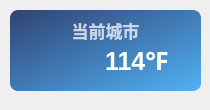
<?xml version="1.0" encoding="UTF-8"?>
<ui version="4.0">
 <class>Theme</class>
 <widget class="QWidget" name="Form">
  <property name="geometry">
   <rect>
    <x>0</x>
    <y>0</y>
    <width>210</width>
    <height>110</height>
   </rect>
  </property>
  <property name="minimumSize">
   <size>
    <width>0</width>
    <height>0</height>
   </size>
  </property>
  <property name="maximumSize">
   <size>
    <width>16777215</width>
    <height>65536</height>
   </size>
  </property>
  <property name="windowTitle">
   <string>天气</string>
  </property>
  <widget class="QLabel" name="current_city">
   <property name="geometry">
    <rect>
     <x>10</x>
     <y>10</y>
     <width>191</width>
     <height>41</height>
    </rect>
   </property>
   <property name="font">
    <font>
     <family>Microsoft YaHei UI</family>
     <pointsize>13</pointsize>
     <bold>true</bold>
    </font>
   </property>
   <property name="styleSheet">
    <string notr="true">color: rgba(255, 255, 255, 185);
font-weight: bold;</string>
   </property>
   <property name="text">
    <string>当前城市</string>
   </property>
   <property name="textFormat">
    <enum>Qt::PlainText</enum>
   </property>
   <property name="alignment">
    <set>Qt::AlignCenter</set>
   </property>
  </widget>
  <widget class="QLabel" name="backgnd">
   <property name="geometry">
    <rect>
     <x>10</x>
     <y>10</y>
     <width>191</width>
     <height>81</height>
    </rect>
   </property>
   <property name="styleSheet">
    <string notr="true">background-color: qlineargradient(spread:pad, x1:0, y1:0, x2:1, y2:1, stop:0 rgba(40, 60, 110, 245), stop:1 rgba(75, 175, 245, 245));
border-radius: 8px;
border-image: url();
</string>
   </property>
   <property name="text">
    <string/>
   </property>
  </widget>
  <widget class="QWidget" name="horizontalLayoutWidget">
   <property name="geometry">
    <rect>
     <x>30</x>
     <y>30</y>
     <width>161</width>
     <height>61</height>
    </rect>
   </property>
   <layout class="QHBoxLayout" name="horizontalLayout_2">
    <item>
     <widget class="IconWidget" name="weather_icon">
      <property name="sizePolicy">
       <sizepolicy hsizetype="Maximum" vsizetype="Maximum">
        <horstretch>0</horstretch>
        <verstretch>0</verstretch>
       </sizepolicy>
      </property>
      <property name="minimumSize">
       <size>
        <width>25</width>
        <height>25</height>
       </size>
      </property>
      <property name="icon">
       <iconset>
        <normaloff>../../img/weather/0.svg</normaloff>../../img/weather/0.svg</iconset>
      </property>
     </widget>
    </item>
    <item>
     <widget class="QLabel" name="temperature">
      <property name="sizePolicy">
       <sizepolicy hsizetype="Maximum" vsizetype="Preferred">
        <horstretch>0</horstretch>
        <verstretch>0</verstretch>
       </sizepolicy>
      </property>
      <property name="font">
       <font>
        <family>Microsoft YaHei UI</family>
        <pointsize>19</pointsize>
        <bold>true</bold>
       </font>
      </property>
      <property name="styleSheet">
       <string notr="true">border: none;
color: rgba(255, 255, 255, 255);
font-weight: bold</string>
      </property>
      <property name="text">
       <string>114℉</string>
      </property>
      <property name="textFormat">
       <enum>Qt::PlainText</enum>
      </property>
      <property name="alignment">
       <set>Qt::AlignLeading|Qt::AlignLeft|Qt::AlignVCenter</set>
      </property>
     </widget>
    </item>
   </layout>
  </widget>
  <zorder>backgnd</zorder>
  <zorder>current_city</zorder>
  <zorder>horizontalLayoutWidget</zorder>
 </widget>
 <customwidgets>
  <customwidget>
   <class>IconWidget</class>
   <extends>QWidget</extends>
   <header>qfluentwidgets</header>
  </customwidget>
 </customwidgets>
 <resources/>
 <connections/>
</ui>
